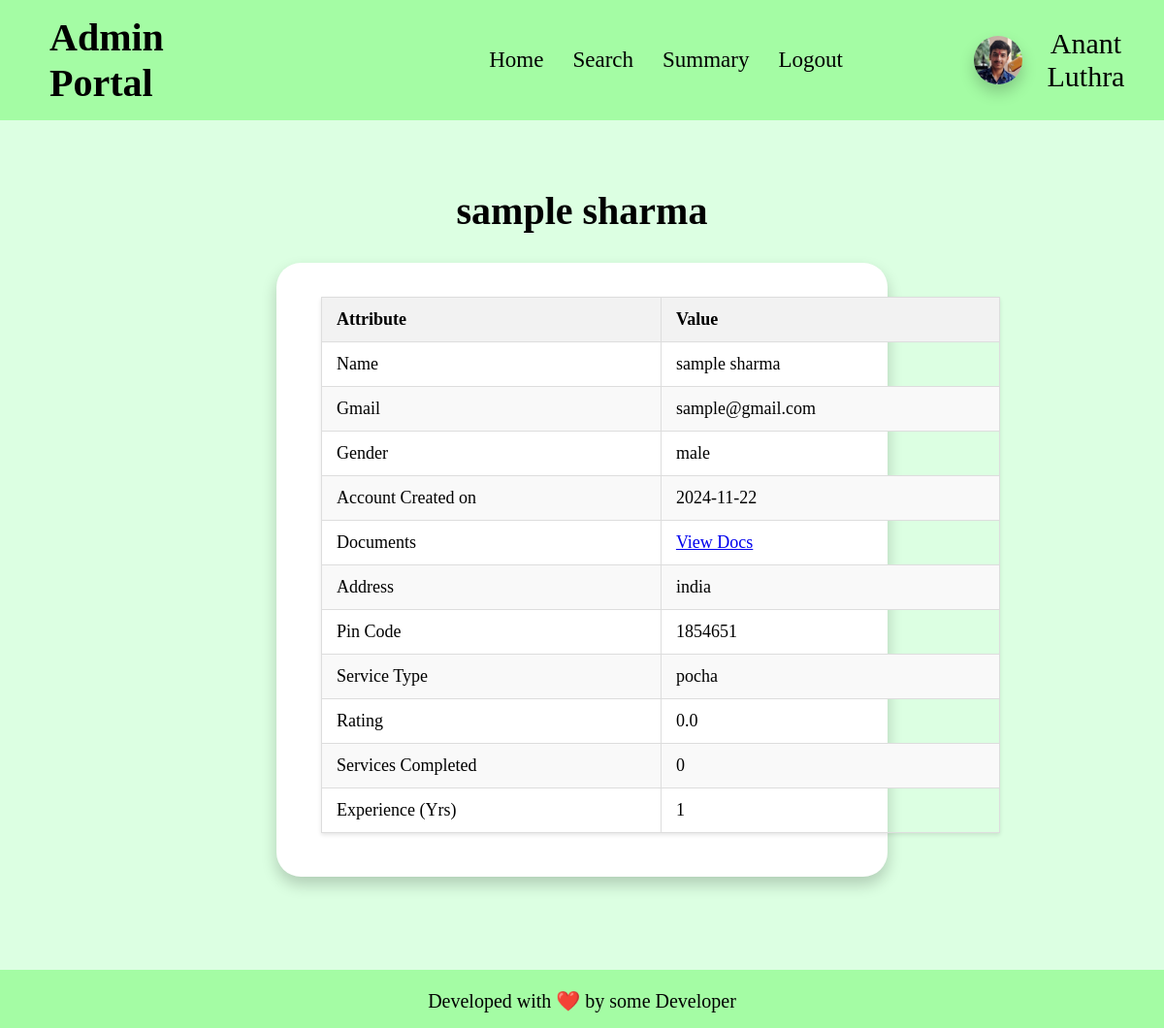
Page /view_professional/1 on the earlier database version.
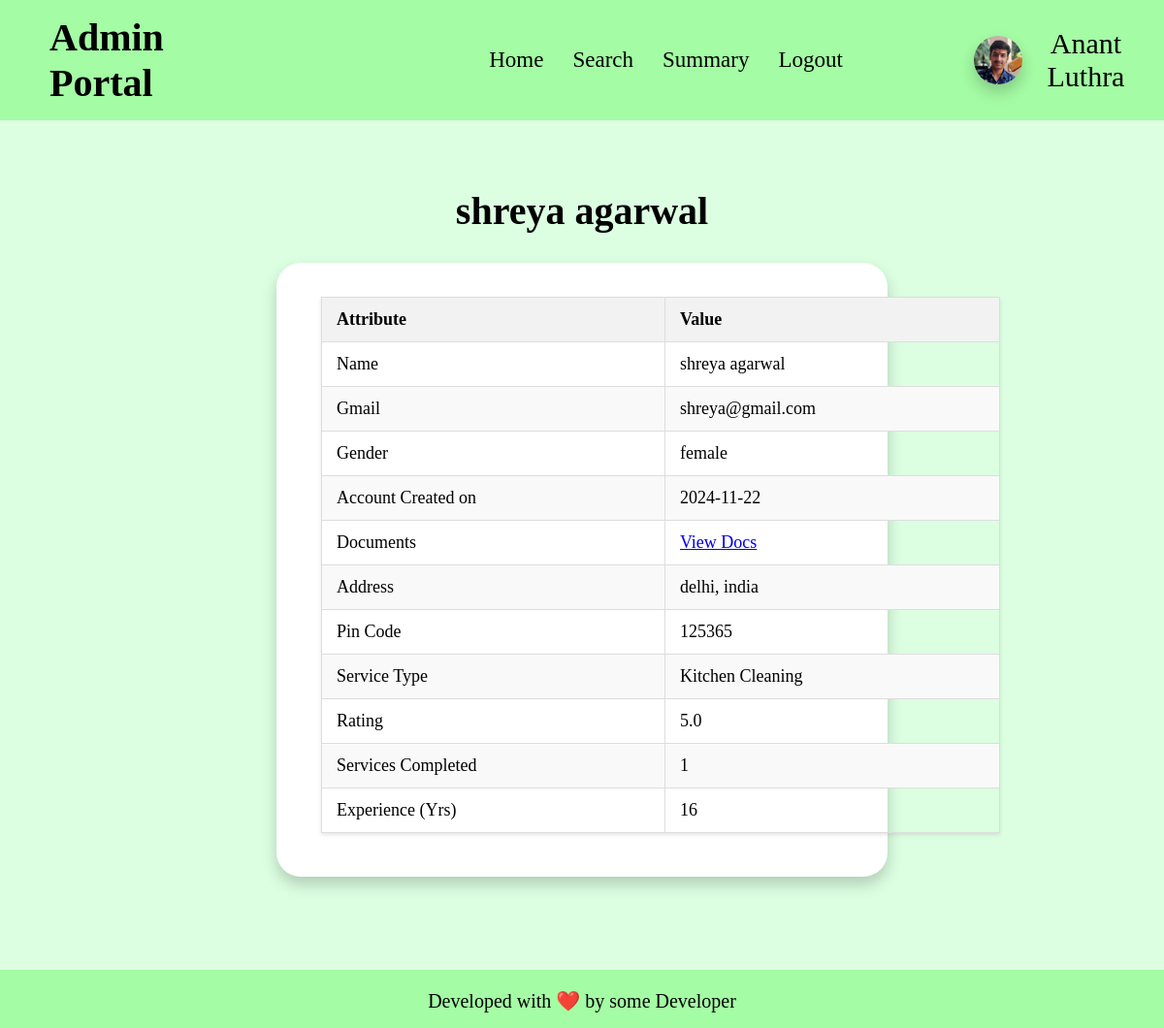
Same page on the later database version.
### app.py (models this page shows)
class professional(db.Model):
    __tablename__ = "professional"
    id = db.Column(db.Integer, primary_key=True, autoincrement=True)
    email_id = db.Column(db.String, nullable=False)
    fullname = db.Column(db.String, nullable=False)
    password = db.Column(db.String, nullable=False)
    date_created = db.Column(db.Date, nullable=False)
    service_type_id = db.Column(db.Integer, db.ForeignKey('service.id'), nullable=False)
    experience = db.Column(db.Integer, nullable=False)
    gender = db.Column(db.String, nullable=False)
    address = db.Column(db.String, nullable=False)
    pin_code = db.Column(db.Integer, nullable=False)
    documents = db.Column(db.LargeBinary, nullable=False)
    profile_pic = db.Column(db.Text, nullable=True)
    request = db.Column(db.Boolean, default=None)
    blocked = db.Column(db.Boolean, default=False)
    services_completed = db.Column(db.Integer, default = 0)
    rating = db.Column(db.Float, default = 0.0)
    price = db.Column(db.Integer, default = 0)
    service_type = db.relationship('service', back_populates='professionals')
    service_requests = db.relationship('service_request', backref='professional', cascade='all, delete-orphan')

class service(db.Model):
    __tablename__ = "service"
    id = db.Column(db.Integer, primary_key=True, autoincrement=True)
    name = db.Column(db.String, nullable=False)
    base_price = db.Column(db.Integer, nullable=False)
    time_required = db.Column(db.Integer, nullable=False)
    description = db.Column(db.String, nullable=False)
    status = db.Column(db.Boolean, default = False)
    type = db.Column(db.String, nullable=False)
    professionals = db.relationship('professional', back_populates='service_type')
    service_requests = db.relationship('service_request', backref='service', cascade='all, delete-orphan')

### app.py (the view)
@app.route("/view_professional/<int:id>")
def view_professional(id):
    if request.method == "GET":
        prof = professional.query.filter_by(id = id).first()
        return render_template("view_professional.html", professional = prof, admin_name = ADMIN_NAME)
    else:
        return "Invalid Request"

### templates/view_professional.html (shortened to what this page needs)
<!DOCTYPE html>
<html lang="en">
<head>
    <link rel="stylesheet" href="/static/css/profile-block.css">
    <link rel="stylesheet" href="/static/css/basic.css">
</head>
<body>
    <header>
        <h1>Admin Portal</h1>
        <ul>
            <li><a href="/admin_home">Home</a></li>
            <li><a href="/admin_search">Search</a></li>
            <li><a href="/admin_summary">Summary</a></li>
            <li><a href="/admin_logout">Logout</a></li>
        </ul>
        <div id="user-info">
            <img id="user-pic" src="/static/anant-pic.jpg" alt="Profile Picture">
            <div>{{admin_name}}</div>
        </div>
    </header>
    <main>
        <h1 id="logheading">{{professional.fullname}}</h1>
        <div id="main">
            <table class="styled-table">
                <thead>
                    <tr>
                        <th>Attribute</th>
                        <th>Value</th>
                    </tr>
                </thead>
                <tbody>
                    <tr>
                        <td>Name</td>
                        <td>{{professional.fullname}}</td>
                    </tr>
                    <tr>
                        <td>Gmail</td>
                        <td>{{professional.email_id}}</td>
                    </tr>
                    <tr>
                        <td>Gender</td>
                        <td>{{professional.gender}}</td>
                    </tr>
                    <tr>
                        <td>Account Created on</td>
                        <td>{{professional.date_created}}</td>
                    </tr>
                    <tr>
                        <td>Documents</td>
                        <td>
                            {% if professional.documents %}
                            <a href="{{ url_for('view_docs', prof_id=professional.id) }}">View Docs</a>
                            {% else %}
                            No Document
                            {% endif %}
                        </td>
                    </tr>
                    <tr>
                        <td>Address</td>
                        <td>{{professional.address}}</td>
                    </tr>
                    <tr>
                        <td>Pin Code</td>
                        <td>{{professional.pin_code}}</td>
                    </tr>
                    <tr>
                        <td>Service Type</td>
                        <td>{{professional.service_type.name}}</td>
                    </tr>
                    <tr>
                        <td>Rating</td>
                        <td>{{professional.rating}}</td>
                    </tr>
                    <tr>
                        <td>Services Completed</td>
                        <td>{{professional.services_completed}}</td>
                    </tr>
                    <tr>
                        <td>Experience (Yrs)</td>
                        <td>{{professional.experience}}</td>
                    </tr>
                </tbody>
            </table>
        </div>
    </main>
    <footer>
        <p>
            Developed with ❤️ by some Developer
        </p>
    </footer>
</body>
</html>

Differences in the rows shown:
changed professional: fullname "sample sharma" → "shreya agarwal"; email_id "sample@gmail.com" → "shreya@gmail.com"; gender "male" → "female"; address "india" → "delhi, india"; pin_code "1854651" → "125365"; rating "0.0" → "5.0"; services_completed "0" → "1"; experience "1" → "16"
changed service: service_type.name "pocha" → "Kitchen Cleaning"
